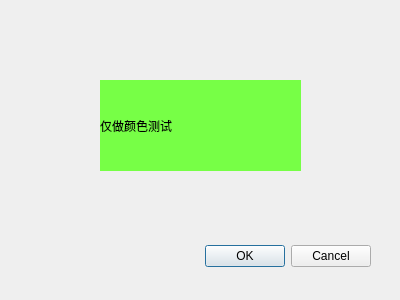
<?xml version="1.0" encoding="UTF-8"?>
<ui version="4.0">
 <class>ColorTest</class>
 <widget class="QDialog" name="ColorTest">
  <property name="geometry">
   <rect>
    <x>0</x>
    <y>0</y>
    <width>400</width>
    <height>300</height>
   </rect>
  </property>
  <property name="windowTitle">
   <string>Dialog</string>
  </property>
  <widget class="QDialogButtonBox" name="buttonBox">
   <property name="geometry">
    <rect>
     <x>30</x>
     <y>240</y>
     <width>341</width>
     <height>32</height>
    </rect>
   </property>
   <property name="orientation">
    <enum>Qt::Horizontal</enum>
   </property>
   <property name="standardButtons">
    <set>QDialogButtonBox::Cancel|QDialogButtonBox::Ok</set>
   </property>
  </widget>
  <widget class="QLabel" name="label">
   <property name="geometry">
    <rect>
     <x>100</x>
     <y>80</y>
     <width>201</width>
     <height>91</height>
    </rect>
   </property>
   <property name="styleSheet">
    <string notr="true">background-color: rgb(119, 255, 70);</string>
   </property>
   <property name="text">
    <string>仅做颜色测试</string>
   </property>
  </widget>
 </widget>
 <resources/>
 <connections>
  <connection>
   <sender>buttonBox</sender>
   <signal>accepted()</signal>
   <receiver>ColorTest</receiver>
   <slot>accept()</slot>
   <hints>
    <hint type="sourcelabel">
     <x>248</x>
     <y>254</y>
    </hint>
    <hint type="destinationlabel">
     <x>157</x>
     <y>274</y>
    </hint>
   </hints>
  </connection>
  <connection>
   <sender>buttonBox</sender>
   <signal>rejected()</signal>
   <receiver>ColorTest</receiver>
   <slot>reject()</slot>
   <hints>
    <hint type="sourcelabel">
     <x>316</x>
     <y>260</y>
    </hint>
    <hint type="destinationlabel">
     <x>286</x>
     <y>274</y>
    </hint>
   </hints>
  </connection>
 </connections>
</ui>
